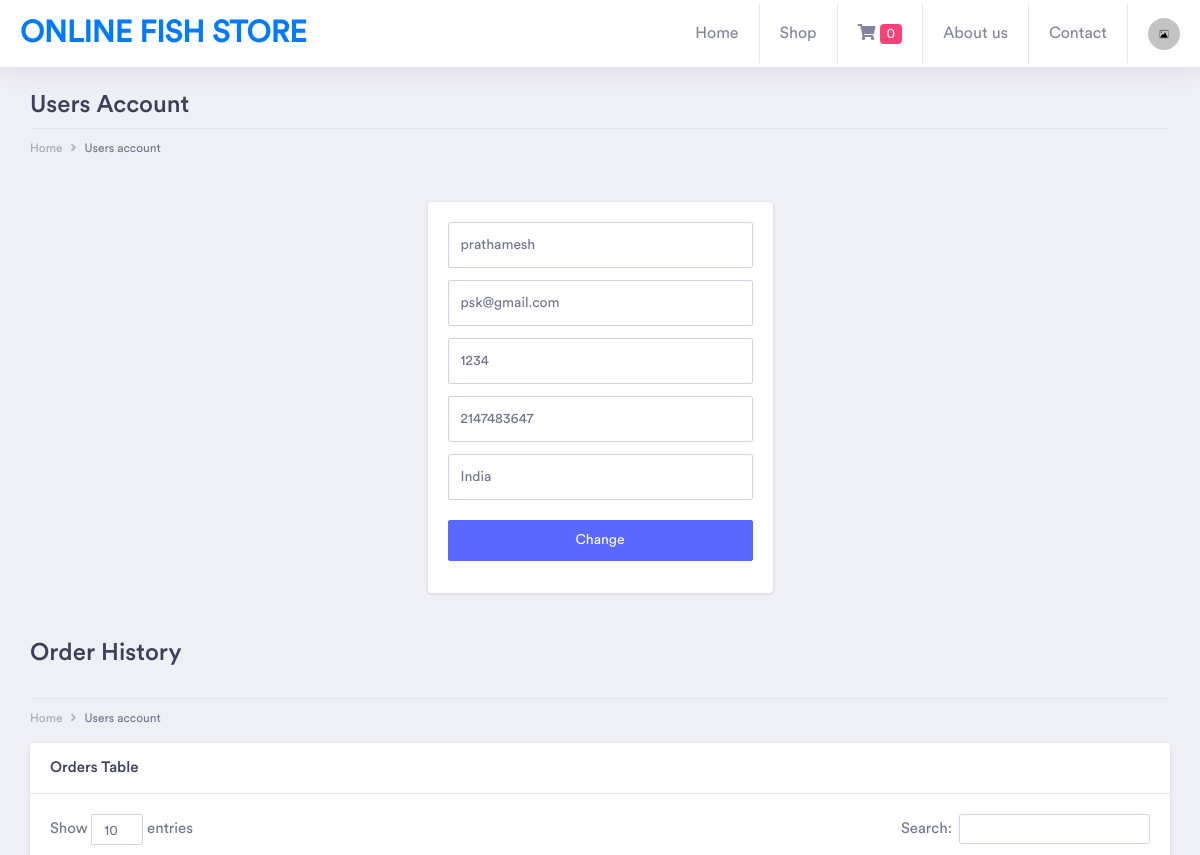
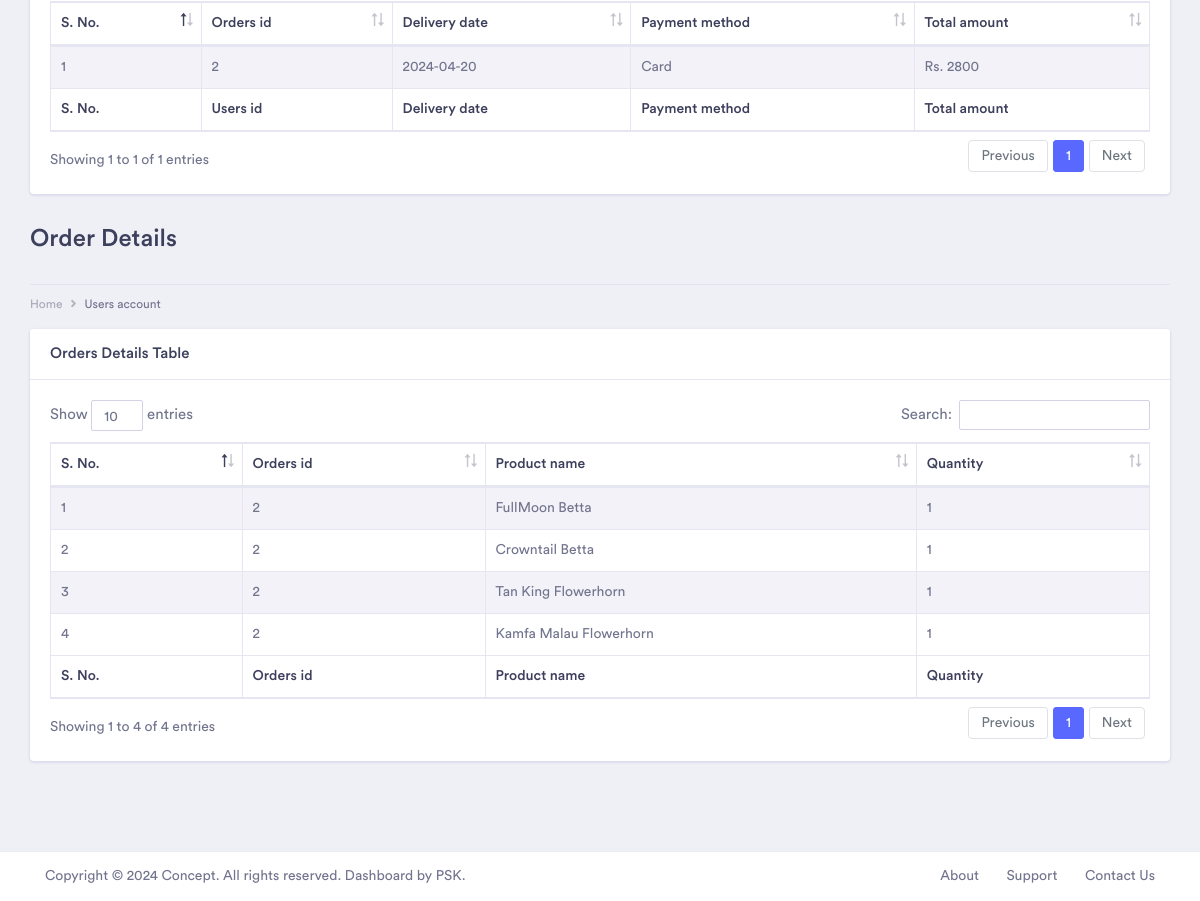
The app's page /onlinefishstore/account_users.php (signed in) with its own data (2 pictures, top to bottom).
### tables this page shows
CREATE TABLE `fish_shop_users_registrations` (
  `users_id` int(11) NOT NULL,
  `users_username` varchar(100) NOT NULL,
  `users_email` varchar(150) NOT NULL,
  `users_password` varchar(100) NOT NULL,
  `users_mobile` varchar(50) NOT NULL,
  `users_address` varchar(200) NOT NULL
);

CREATE TABLE `fish_shop_orders` (
  `orders_id` int(11) NOT NULL,
  `users_id` int(11) NOT NULL,
  `delivery_date` varchar(100) NOT NULL,
  `payment_method` varchar(50) NOT NULL,
  `total_amount` varchar(100) NOT NULL
);

CREATE TABLE `fish_shop_orders_detail` (
  `orders_detail_id` int(11) NOT NULL,
  `orders_id` int(11) NOT NULL,
  `product_name` varchar(100) NOT NULL,
  `quantity` int(11) NOT NULL
);

### onlinefishstore/account_users.php (the view, shortened to what this page needs)
<?php
if (!empty($_SESSION['cart'])) {
    $printCount = count($_SESSION['cart']);
}
else {
    $printCount = 0;
}
if (!empty($_SESSION['user_users_id']) && !empty($_SESSION['user_users_username'])) {
?>
<!doctype html>
<html lang="en">
<head>
    <link rel="stylesheet" href="css/bootstrap.min.css">
    <link href="fonts/circular-std/style.css" rel="stylesheet">
    <link rel="stylesheet" href="css/style.css">
    <link rel="stylesheet" href="css/userpage.css">
    <link rel="stylesheet" href="fonts/fontawesome/css/fontawesome-all.css">
    <link rel="stylesheet" href="css/dataTables.bootstrap4.css">
</head>
<body>
    <div class="dashboard-main-wrapper">
         <div class="dashboard-header">
            <nav class="navbar navbar-expand-lg bg-white fixed-top">
                <a class="navbar-brand" href="index.php">ONLINE FISH STORE</a>
                <div class="collapse navbar-collapse " id="navbarSupportedContent">
                    <ul class="navbar-nav ml-auto navbar-right-top">
                        <li class="nav-item">
                            <a class="nav-link" href="index.php">Home</a>
                        </li>
                        <li class="nav-item dropdown">
                            <a class="nav-link" href="#" id="navbarDropdownMenuLink1" data-toggle="dropdown" aria-haspopup="true" aria-expanded="false">Shop</a>
                        </li>
                        <li class="nav-item">
                            <a class="nav-link" href="cart.php"><i class="fas fa-shopping-cart"></i> <span class="badge badge-pill badge-secondary"><?php echo $printCount;?></span></a>
                        </li>
                        <li class="nav-item">
                            <a class="nav-link" href="about.php">About us</a>
                        </li>
                        <li class="nav-item">
                            <a class="nav-link" href="contact.php">Contact</a>
                        </li>
                        <li class="nav-item dropdown nav-user">
                            <a class="nav-link nav-user-img" href="#" id="navbarDropdownMenuLink2" data-toggle="dropdown" aria-haspopup="true" aria-expanded="false"><img src="uploads/default-image.jpg" alt="" class="user-avatar-md rounded-circle"></a>
                        </li>
                    </ul>
                </div>
            </nav>
        </div>
            <div class="container-fluid dashboard-content">
                <div class="row">
                    <div class="col-xl-12 col-lg-12 col-md-12 col-sm-12 col-12">
                        <div class="page-header">
                            <h2 class="pageheader-title">Users Account</h2>
                            <div class="page-breadcrumb">
                                <nav aria-label="breadcrumb">
                                    <ol class="breadcrumb">
                                        <li class="breadcrumb-item"><a href="index.php" class="breadcrumb-link">Home</a></li>
                                        <li class="breadcrumb-item active" aria-current="page">Users account</li>
                                    </ol>
                                </nav>
                            </div>
                        </div>
                    </div>
                </div>
                <div class="row">
                    <div class="col-xl-12 col-lg-12 col-md-12 col-sm-12 col-12">
                        <?php
                        require_once("config.php");
                        $users_id = $_SESSION['user_users_id'];
                        $select = "SELECT * FROM fish_shop_users_registrations where users_id = $users_id";
                        $query = mysqli_query($conn, $select);
                        $res = mysqli_fetch_assoc($query);
                        ?>
                        <form id="form" class="splash-container" method="post" action="update_users.php">
                            <div class="card">
                                <div class="card-body">
                                    <div class="form-group">
                                        <input class="form-control form-control-lg" type="text" name="users_username" required="" autocomplete="off" value="<?php echo $res['users_username'];?>">
                                    </div>
                                    <div class="form-group">
                                        <input class="form-control form-control-lg" type="email" name="users_email" required="" autocomplete="off" value="<?php echo $res['users_email'];?>">
                                    </div>
                                    <div class="form-group">
                                        <input class="form-control form-control-lg" type="text" required="" name="users_password" value="<?php echo $res['users_password'];?>">
                                    </div>
                                    <div class="form-group">
                                        <input class="form-control form-control-lg" type="tel" name="users_mobile" required="" pattern="[0-9]{10}" autocomplete="off" value="<?php echo $res['users_mobile'];?>">
                                    </div>
                                    <div class="form-group">
                                        <input class="form-control form-control-lg" type="text" name="users_address" required="" autocomplete="off" value="<?php echo $res['users_address'];?>">
                                    </div>
                                    <div class="form-group pt-2">
                                        <button class="btn btn-block btn-primary" type="submit">Change</button>
                                    </div>
                                </div>
                            </div>
                        </form>
                    </div>
                </div>
                <div class="row mb-3">
                    <div class="col-xl-12 col-lg-12 col-md-12 col-sm-12 col-12">
                        <div class="page-header">
                            <h2 class="pageheader-title">Order History</h2>
                        </div>
                        <div class="page-breadcrumb">
                            <nav aria-label="breadcrumb">
                                <ol class="breadcrumb">
                                    <li class="breadcrumb-item"><a href="index.php" class="breadcrumb-link">Home</a></li>
                                    <li class="breadcrumb-item active" aria-current="page">Users account</li>
                                </ol>
                            </nav>
                        </div>
                    </div>
                </div>
                <div class="row">
                    <div class="col-xl-12 col-lg-12 col-md-12 col-sm-12 col-12">
                        <div class="card">
                            <h5 class="card-header">Orders Table</h5>
                            <div class="card-body">
                                <div class="table-responsive">
                                    <table class="table table-striped table-bordered first">
                                        <thead>
                                            <tr>
                                                <th>S. No.</th>
                                                <th>Orders id</th>
                                                <th>Delivery date</th>
                                                <th>Payment method</th>
                                                <th>Total amount</th>
                                            </tr>
                                        </thead>
                                        <tbody>
                                            <?php
                                            require_once('config.php');
                                            $select = "SELECT * FROM fish_shop_orders where users_id = $users_id";
                                            $query = mysqli_query($conn, $select);
                                            $i = 1;
                                            while ($res = mysqli_fetch_assoc($query)) {
                                            ?>
                                            <tr>
                                                <td><?php echo $i++;?></td>
                                                <td><?php echo $res['orders_id'];?></td>
                                                <td><?php echo $res['delivery_date'];?></td>
                                                <td><?php echo $res['payment_method'];?></td>
                                                <td>Rs. <?php echo $res['total_amount'];?></td>
                                            </tr>
                                            <?php } ?>
                                        </tbody>
                                        <tfoot>
                                            <tr>
                                                <th>S. No.</th>
                                                <th>Users id</th>
                                                <th>Delivery date</th>
                                                <th>Payment method</th>
                                                <th>Total amount</th>
                                            </tr>
                                        </tfoot>
                                    </table>
                                </div>
                            </div>
                        </div>
                    </div>
                </div>
                <div class="row mb-3">
                    <div class="col-xl-12 col-lg-12 col-md-12 col-sm-12 col-12">
                        <div class="page-header">
                            <h2 class="pageheader-title">Order Details</h2>
                        </div>
                        <div class="page-breadcrumb">
                            <nav aria-label="breadcrumb">
                                <ol class="breadcrumb">
                                    <li class="breadcrumb-item"><a href="index.php" class="breadcrumb-link">Home</a></li>
                                    <li class="breadcrumb-item active" aria-current="page">Users account</li>
                                </ol>
                            </nav>
                        </div>
                    </div>
                </div>
                <div class="row">
                    <div class="col-xl-12 col-lg-12 col-md-12 col-sm-12 col-12">
                        <div class="card">
                            <h5 class="card-header">Orders Details Table</h5>
                            <div class="card-body">
                                <div class="table-responsive">
                                    <table class="table table-striped table-bordered first">
                                        <thead>
                                            <tr>
                                                <th>S. No.</th>
                                                <th>Orders id</th>
                                                <th>Product name</th>
                                                <th>Quantity</th>
                                            </tr>
                                        </thead>
                                        <tbody>
                                            <?php
                                            require_once('config.php');
                                            $select = "SELECT fish_shop_orders_detail.*, fish_shop_orders.orders_id FROM fish_shop_orders_detail JOIN fish_shop_orders ON fish_shop_orders_detail.orders_id = fish_shop_orders.orders_id WHERE users_id = $users_id";
                                            $query = mysqli_query($conn, $select);
                                            $i = 1;
                                            while ($res = mysqli_fetch_assoc($query)) {
                                            ?>
                                            <tr>
                                                <td><?php echo $i++;?></td>
                                                <td><?php echo $res['orders_id'];?></td>
                                                <td><?php echo $res['product_name'];?></td>
                                                <td><?php echo $res['quantity'];?></td>
                                            </tr>
                                            <?php } ?>
                                        </tbody>
                                        <tfoot>
                                            <tr>
                                                <th>S. No.</th>
                                                <th>Orders id</th>
                                                <th>Product name</th>
                                                <th>Quantity</th>
                                            </tr>
                                        </tfoot>
                                    </table>
                                </div>
                            </div>
                        </div>
                    </div>
                </div>
            </div>
            <div class="footer">
                <div class="container-fluid">
                    <div class="row">
                        <div class="col-xl-6 col-lg-6 col-md-12 col-sm-12 col-12">
                            Copyright © 2024 Concept. All rights reserved. Dashboard by <a href="https://PSK.com/wp/">PSK</a>.
                        </div>
                        <div class="col-xl-6 col-lg-6 col-md-12 col-sm-12 col-12">
                            <div class="text-md-right footer-links d-none d-sm-block">
                                <a href="./about.php">About</a>
                                <a href="javascript: void(0);">Support</a>
                                <a href="./contact.php">Contact Us</a>
                            </div>
                        </div>
                    </div>
                </div>
            </div>
    </div>
</body>
</html>
<?php
}
else {
    header("Location: login_users.php");
}
?>

### records on screen
fish_shop_users_registrations: users_username "prathamesh", users_email "psk@gmail.com", users_password "1234", users_mobile "2147483647", users_address "India"
fish_shop_orders: orders_id "2", delivery_date "2024-04-20", payment_method "Card", total_amount "2800"
fish_shop_orders_detail: orders.orders_id "2", product_name "FullMoon Betta", quantity "1"
fish_shop_orders_detail: orders.orders_id "2", product_name "Crowntail Betta", quantity "1"
fish_shop_orders_detail: orders.orders_id "2", product_name "Tan King Flowerhorn", quantity "1"
fish_shop_orders_detail: orders.orders_id "2", product_name "Kamfa Malau Flowerhorn", quantity "1"

### other values on screen
$printCount "0"
